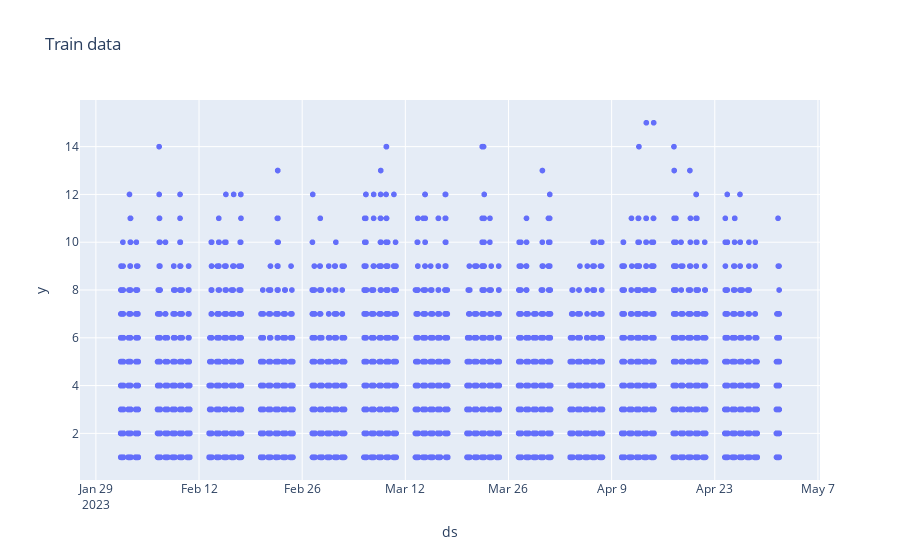
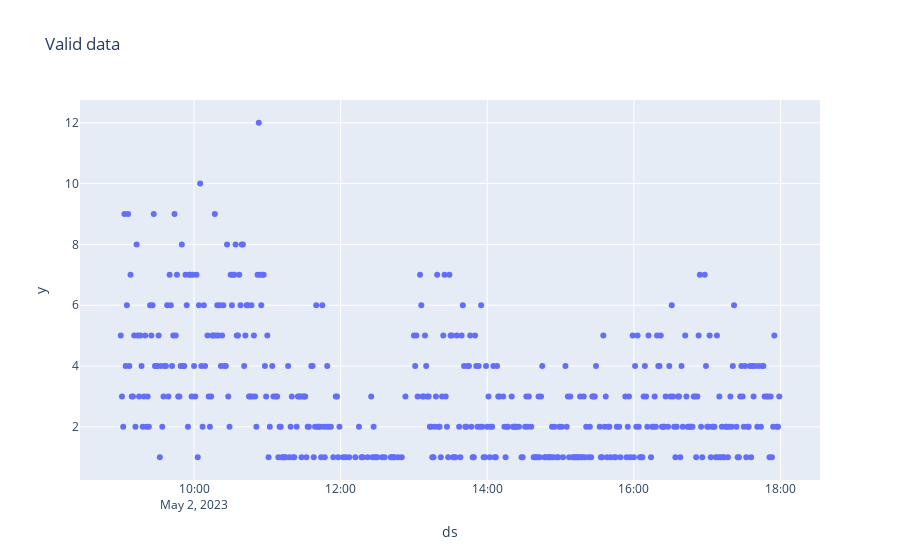
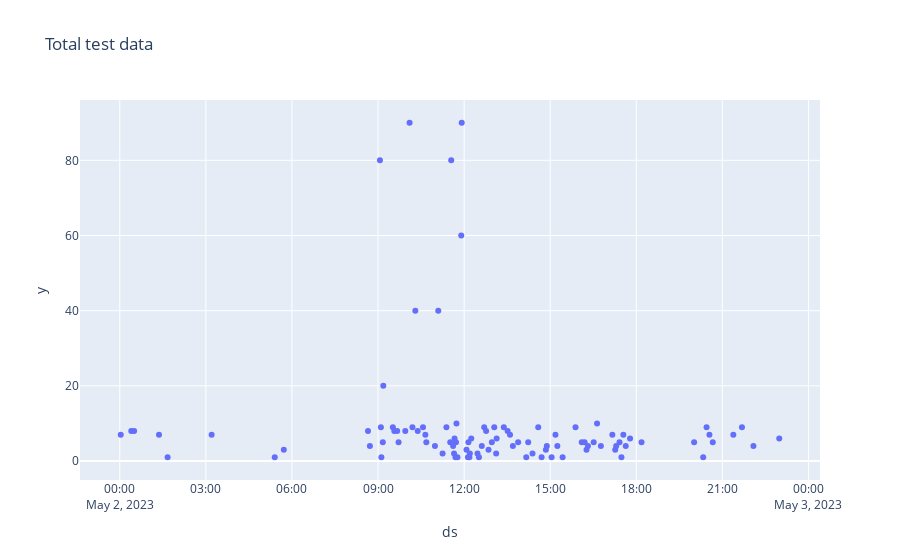

These figures' notebook cell, in order:
### Code cell
fig1 = px.scatter( df_train, x='ds', y='y', title='Train data' )
fig2 = px.scatter( df_valid, x='ds', y='y', title='Valid data' )
fig3 = px.scatter( df_test, x='ds', y='y', title='Total test data',  )
fig1.show()
fig2.show()
fig3.show()

### Figure 1 — Plotly figure (JSON) as saved in the notebook; plotly's stock layout.template omitted (floating-point values rounded to 4 significant figures; data arrays with more than 128 entries replaced by an {"elided": "..."} marker saying what was removed)
{"data": [{"hovertemplate": "ds=%{x}<br>y=%{y}<extra></extra>", "legendgroup": "", "marker": {"color": "#636efa", "symbol": "circle"}, "mode": "markers", "name": "", "showlegend": false, "type": "scattergl", "x": {"elided": "27106 str values"}, "xaxis": "x", "y": {"elided": "27106 int values"}, "yaxis": "y"}], "layout": {"legend": {"tracegroupgap": 0}, "title": {"text": "Train data"}, "xaxis": {"anchor": "y", "domain": [0, 1], "title": {"text": "ds"}}, "yaxis": {"anchor": "x", "domain": [0, 1], "title": {"text": "y"}}}}

### Figure 2 — Plotly figure (JSON) as saved in the notebook; plotly's stock layout.template omitted (floating-point values rounded to 4 significant figures; data arrays with more than 128 entries replaced by an {"elided": "..."} marker saying what was removed)
{"data": [{"hovertemplate": "ds=%{x}<br>y=%{y}<extra></extra>", "legendgroup": "", "marker": {"color": "#636efa", "symbol": "circle"}, "mode": "markers", "name": "", "orientation": "v", "showlegend": false, "type": "scatter", "x": {"elided": "458 str values"}, "xaxis": "x", "y": {"elided": "458 int values"}, "yaxis": "y"}], "layout": {"legend": {"tracegroupgap": 0}, "title": {"text": "Valid data"}, "xaxis": {"anchor": "y", "domain": [0, 1], "title": {"text": "ds"}}, "yaxis": {"anchor": "x", "domain": [0, 1], "title": {"text": "y"}}}}

### Figure 3 — Plotly figure (JSON) as saved in the notebook; plotly's stock layout.template omitted (floating-point values rounded to 4 significant figures)
{"data": [{"hovertemplate": "ds=%{x}<br>y=%{y}<extra></extra>", "legendgroup": "", "marker": {"color": "#636efa", "symbol": "circle"}, "mode": "markers", "name": "", "orientation": "v", "showlegend": false, "type": "scatter", "x": ["2023-05-02T00:02:00", "2023-05-02T00:24:00", "2023-05-02T00:30:00", "2023-05-02T01:22:00", "2023-05-02T01:40:00", "2023-05-02T03:12:00", "2023-05-02T05:24:00", "2023-05-02T05:43:00", "2023-05-02T08:39:00", "2023-05-02T08:43:00", "2023-05-02T09:04:00", "2023-05-02T09:06:00", "2023-05-02T09:07:00", "2023-05-02T09:10:00", "2023-05-02T09:11:00", "2023-05-02T09:31:00", "2023-05-02T09:34:00", "2023-05-02T09:40:00", "2023-05-02T09:43:00", "2023-05-02T09:57:00", "2023-05-02T10:06:00", "2023-05-02T10:12:00", "2023-05-02T10:18:00", "2023-05-02T10:23:00", "2023-05-02T10:34:00", "2023-05-02T10:39:00", "2023-05-02T10:41:00", "2023-05-02T10:59:00", "2023-05-02T11:06:00", "2023-05-02T11:15:00", "2023-05-02T11:23:00", "2023-05-02T11:31:00", "2023-05-02T11:33:00", "2023-05-02T11:37:00", "2023-05-02T11:39:00", "2023-05-02T11:40:00", "2023-05-02T11:42:00", "2023-05-02T11:43:00", "2023-05-02T11:44:00", "2023-05-02T11:46:00", "2023-05-02T11:54:00", "2023-05-02T11:55:00", "2023-05-02T12:05:00", "2023-05-02T12:08:00", "2023-05-02T12:09:00", "2023-05-02T12:11:00", "2023-05-02T12:12:00", "2023-05-02T12:15:00", "2023-05-02T12:28:00", "2023-05-02T12:31:00", "2023-05-02T12:37:00", "2023-05-02T12:42:00", "2023-05-02T12:46:00", "2023-05-02T12:51:00", "2023-05-02T12:58:00", "2023-05-02T13:03:00", "2023-05-02T13:07:00", "2023-05-02T13:08:00", "2023-05-02T13:23:00", "2023-05-02T13:31:00", "2023-05-02T13:36:00", "2023-05-02T13:42:00", "2023-05-02T13:53:00", "2023-05-02T14:10:00", "2023-05-02T14:14:00", "2023-05-02T14:23:00", "2023-05-02T14:35:00", "2023-05-02T14:42:00", "2023-05-02T14:51:00", "2023-05-02T14:53:00", "2023-05-02T15:03:00", "2023-05-02T15:11:00", "2023-05-02T15:15:00", "2023-05-02T15:26:00", "2023-05-02T15:53:00", "2023-05-02T16:06:00", "2023-05-02T16:12:00", "2023-05-02T16:16:00", "2023-05-02T16:19:00", "2023-05-02T16:31:00", "2023-05-02T16:38:00", "2023-05-02T16:46:00", "2023-05-02T17:10:00", "2023-05-02T17:16:00", "2023-05-02T17:18:00", "2023-05-02T17:25:00", "2023-05-02T17:29:00", "2023-05-02T17:33:00", "2023-05-02T17:38:00", "2023-05-02T17:47:00", "2023-05-02T18:11:00", "2023-05-02T20:01:00", "2023-05-02T20:20:00", "2023-05-02T20:27:00", "2023-05-02T20:33:00", "2023-05-02T20:40:00", "2023-05-02T21:23:00", "2023-05-02T21:41:00", "2023-05-02T22:05:00", "2023-05-02T22:59:00"], "xaxis": "x", "y": [7, 8, 8, 7, 1, 7, 1, 3, 8, 4, 80, 9, 1, 5, 20, 9, 8, 8, 5, 8, 90, 9, 40, 8, 9, 7, 5, 4, 40, 2, 9, 5, 80, 4, 2, 6, 1, 5, 10, 1, 60, 90, 3, 1, 5, 1, 2, 6, 2, 1, 4, 9, 8, 3, 5, 9, 2, 6, 9, 8, 7, 4, 5, 1, 5, 2, 9, 1, 3, 4, 1, 7, 4, 1, 9, 5, 5, 3, 4, 5, 10, 4, 7, 3, 4, 5, 1, 7, 4, 6, 5, 5, 1, 9, 7, 5, 7, 9, 4, 6], "yaxis": "y"}], "layout": {"legend": {"tracegroupgap": 0}, "title": {"text": "Total test data"}, "xaxis": {"anchor": "y", "domain": [0, 1], "title": {"text": "ds"}}, "yaxis": {"anchor": "x", "domain": [0, 1], "title": {"text": "y"}}}}
